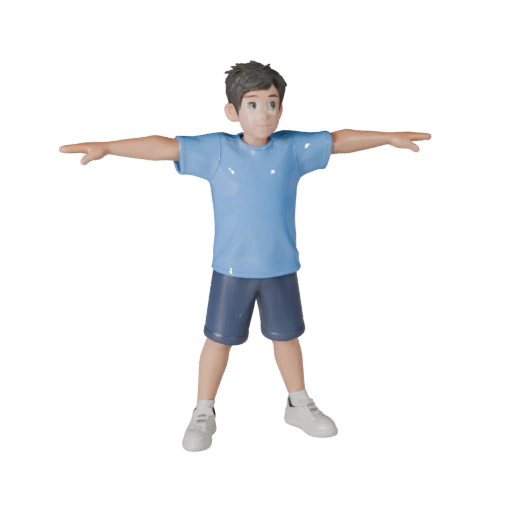
#> input picture scripts/_tripo_logs/child_boy_8/2745b0d8-69f3-46d5-89c9-b0d1404cac42_rendered.webp, 512 x 512 px
$ python -i build_app_icon.py   (imports and definitions only)
#> lines starting #> are read from the running program, lines starting #| are printed output that depends on the picture
"""
Build the iOS AppIcon set + alternate icon set from the two direction masters.

Default app icon  → AppIcon.appiconset       sourced from icon-direction2-*.png
Alternate icon    → AppIcon-Sunset.appiconset sourced from icon-direction1-*.png

For the *default* icon set we ship full iOS 18+ appearance variants (light, dark,
tinted). For *alternate* icons, iOS does not support per-appearance variants via
the asset catalog at this time, so we only emit the light variant — switching the
icon at runtime via `UIApplication.setAlternateIconName` will display the light
version under all system appearances. (This matches Apple's own apps such as
Phone and Calendar that have alternate icons.)

Usage:
  python scripts/build_app_icon.py

Environment:
  DEFAULT_DIRECTION  — override which direction is the default (1 or 2). Default: 2
"""
from __future__ import annotations

import json
import os
from pathlib import Path

from PIL import Image

ROOT = Path(__file__).resolve().parents[1]
ASSETS = ROOT / "assets"
XCASSETS = ROOT / "ios" / "AIPhotoCoach" / "Resources" / "Assets.xcassets"

DEFAULT_DIRECTION = int(os.environ.get("DEFAULT_DIRECTION", "2"))
ALT_DIRECTION = 1 if DEFAULT_DIRECTION == 2 else 2

# (idiom, pt size, scale, base filename without -dark/-tinted suffix)
SLOTS = [
    ("iphone", 20, 2, "Icon-20@2x.png"),
    ("iphone", 20, 3, "Icon-20@3x.png"),
    ("iphone", 29, 2, "Icon-29@2x.png"),
    ("iphone", 29, 3, "Icon-29@3x.png"),
    ("iphone", 40, 2, "Icon-40@2x.png"),
    ("iphone", 40, 3, "Icon-40@3x.png"),
    ("iphone", 60, 2, "Icon-60@2x.png"),
    ("iphone", 60, 3, "Icon-60@3x.png"),
    ("ios-marketing", 1024, 1, "AppIcon-1024.png"),
]


def load_square(src: Path, target: int = 1024) -> Image.Image:
#> called with target = 1024
    im = Image.open(src).convert("RGB")
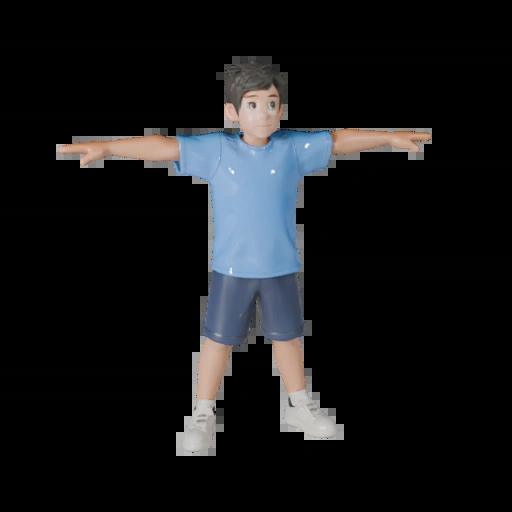
#> im: PIL image 512x512 RGB; mean R, G, B 21.9, 23, 24.9
    w, h = im.size
#> w = 512; h = 512
    if w == h:
        return im if w == target else im.resize((target, target), Image.LANCZOS)
    side = min(w, h)
    left = (w - side) // 2 if w > h else 0
    top = (h - side) // 2 if h > w else 0
    return im.crop((left, top, left + side, top + side)).resize((target, target), Image.LANCZOS)


# [87 lines left out: functions filename_with_suffix, build_iconset, load_direction_masters, main, not called in this run]


# [2 lines not run here, left out]

>>> result = load_square('_tripo_logs/child_boy_8/2745b0d8-69f3-46d5-89c9-b0d1404cac42_rendered.webp')

$ run again, on scripts/_tripo_logs/female_elegant_30/fbad5d49-21d0-479e-b8ef-43f5f9a3a54e_rendered.webp
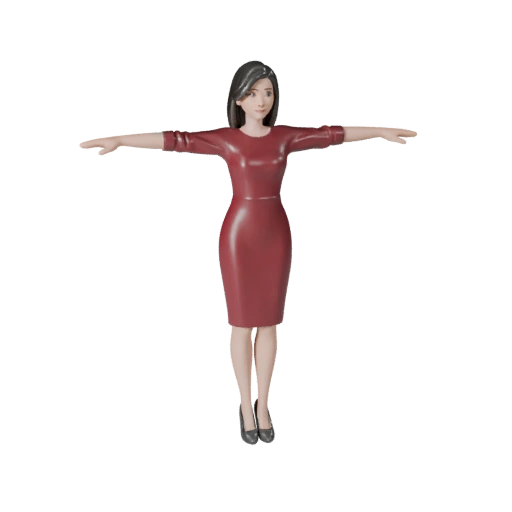
#> input picture scripts/_tripo_logs/female_elegant_30/fbad5d49-21d0-479e-b8ef-43f5f9a3a54e_rendered.webp, 512 x 512 px
#> in load_square, `im = Image.open(src).convert("RGB")`:
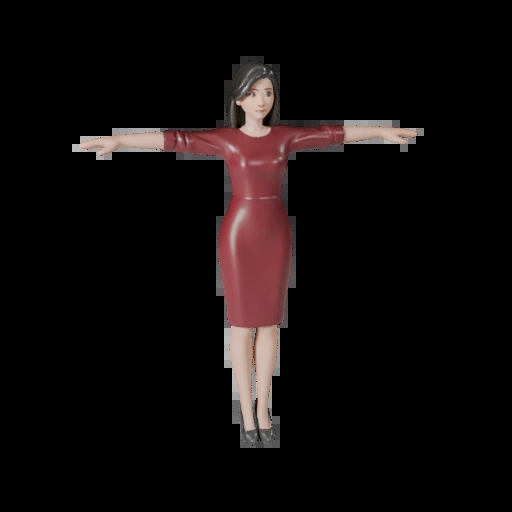
#> im: PIL image 512x512 RGB; mean R, G, B 16.2, 11.4, 11.2
